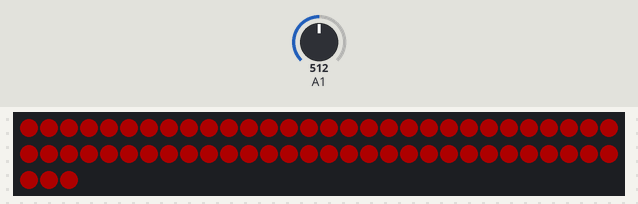
Simulated run of this sketch. Board: Arduino Uno, built with avr-gcc and run on an emulated ATmega328P. On the bench: 63 RGB LEDs in strip order, left to right, continuing on the next row. The inputs (shaded band) are chosen by the test bench; at power-on: A1 = 512. Dim RGB values are drawn brighter than linear.

Above: at 0.01 s.
1.3 s: A1 set to 716
At 1.8 s:
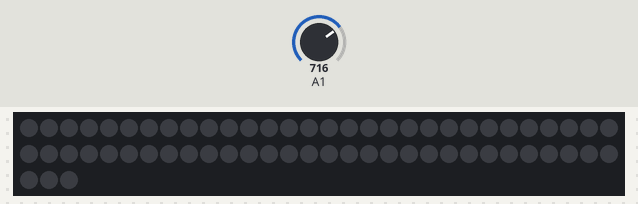
2.8 s: A1 set to 900
4.3 s: A1 set to 1023
Timing chart, 0 to 7.3 s (numbered marks = the images above; inputs shaded):
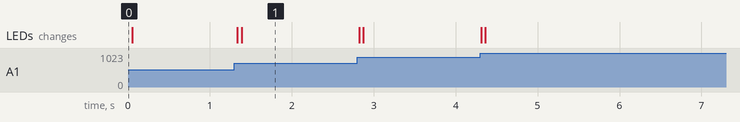

The sketch:

LED_Shirt.ino
```cpp
/****************************************
Example Sound Level Sketch for the
Adafruit Microphone Amplifier
modified for GEMMA sequin masquerade mask
****************************************/
#include <Adafruit_NeoPixel.h>
const int sampleWindow = 50; // Sample window width in mS (50 mS = 20Hz)
unsigned int sample;
int LED_PIN = 1;           // the pin that the LED is attached to
int N_PIXELS = 63;
int MIC_PIN = 2;
int noise = 100;
int brightness = 0;    // how bright the LED is
unsigned int minMaxAve = 0;

Adafruit_NeoPixel  strip = Adafruit_NeoPixel(N_PIXELS, LED_PIN, NEO_GRB + NEO_KHZ800);


uint32_t red = strip.Color(50, 0, 0);
uint32_t off = strip.Color(0, 0, 0);

void setup()
{
   pinMode(MIC_PIN, INPUT);
   strip.begin();
   SetBigHeart();
}


void loop()
{
  unsigned long startMillis= millis();  // Start of sample window
   unsigned int peakToPeak = 0;   // peak-to-peak level

   unsigned int signalMax = 0;
   unsigned int signalMin = 2048;

   // collect data for 50 mS
   while (millis() - startMillis < sampleWindow)
   {
      sample = analogRead(1);
      if (sample < 1024)  // toss out spurious readings
      {
         if (sample > signalMax)
         {
            signalMax = sample;  // save just the max levels
         }
         else if (sample < signalMin)
         {
            signalMin = sample;  // save just the min levels
         }
      }
   }
   peakToPeak = signalMax - signalMin;  // max - min = peak-peak amplitude
   double volts = (peakToPeak * 3.3) / 1024;  // convert to volts
   int brightness = map(peakToPeak, 0, 1023, 0, 255);
   red = strip.Color(brightness, 0, 0);
   SetBigHeart();
}


static void SetBigHeart(){
  for(uint16_t i=0; i<63; i++) {
      strip.setPixelColor(i, red);
  }
  strip.show();
}

static void SetMediumHeart(){
  for(uint16_t i=55; i<63; i++) {
      strip.setPixelColor(i, off);
  }

  strip.setPixelColor(52, off);
  strip.setPixelColor(51, off);

  for(uint16_t i=46; i<49; i++) {
      strip.setPixelColor(i, off);
  }

  strip.setPixelColor(41, off);

  strip.setPixelColor(36, off);
  strip.setPixelColor(35, off);

  strip.setPixelColor(25, off);
  strip.setPixelColor(24, off);

  strip.setPixelColor(16, off);
  strip.setPixelColor(15, off);

  strip.setPixelColor(9, off);
  strip.setPixelColor(8, off);

  strip.setPixelColor(4, off);
  strip.setPixelColor(3, off);

  strip.setPixelColor(1, off);
  strip.setPixelColor(0, off);

  strip.show();
}


static void SetLittleHeart(){
  for(uint16_t i=44; i<63; i++) {
      strip.setPixelColor(i, off);
  }

  strip.setPixelColor(41, off);

  for(uint16_t i=34; i<39; i++) {
      strip.setPixelColor(i, off);
  }

  for(uint16_t i=23; i<27; i++) {
      strip.setPixelColor(i, off);
  }

  for(uint16_t i=14; i<18; i++) {
      strip.setPixelColor(i, off);
  }

  for(uint16_t i=7; i<11; i++) {
      strip.setPixelColor(i, off);
  }

  for(uint16_t i=0; i<6; i++) {
      strip.setPixelColor(i, off);
  }
  strip.show();
}
```
